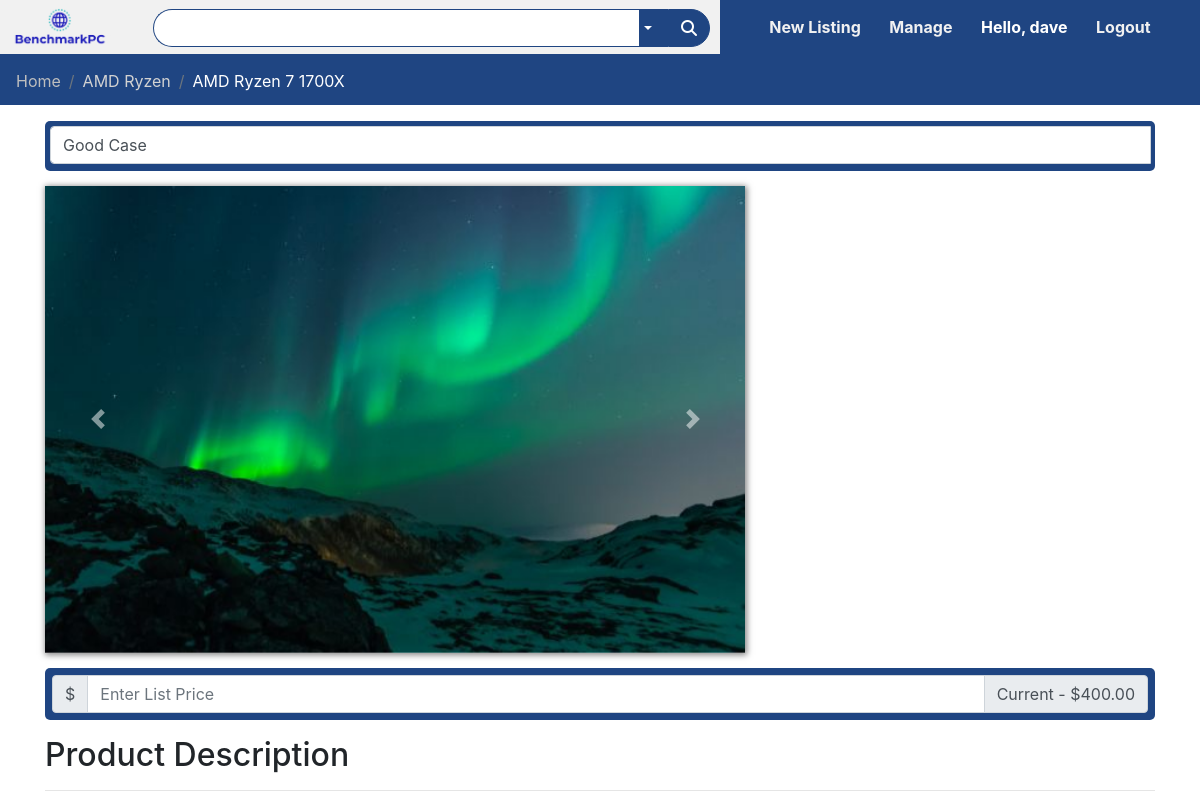
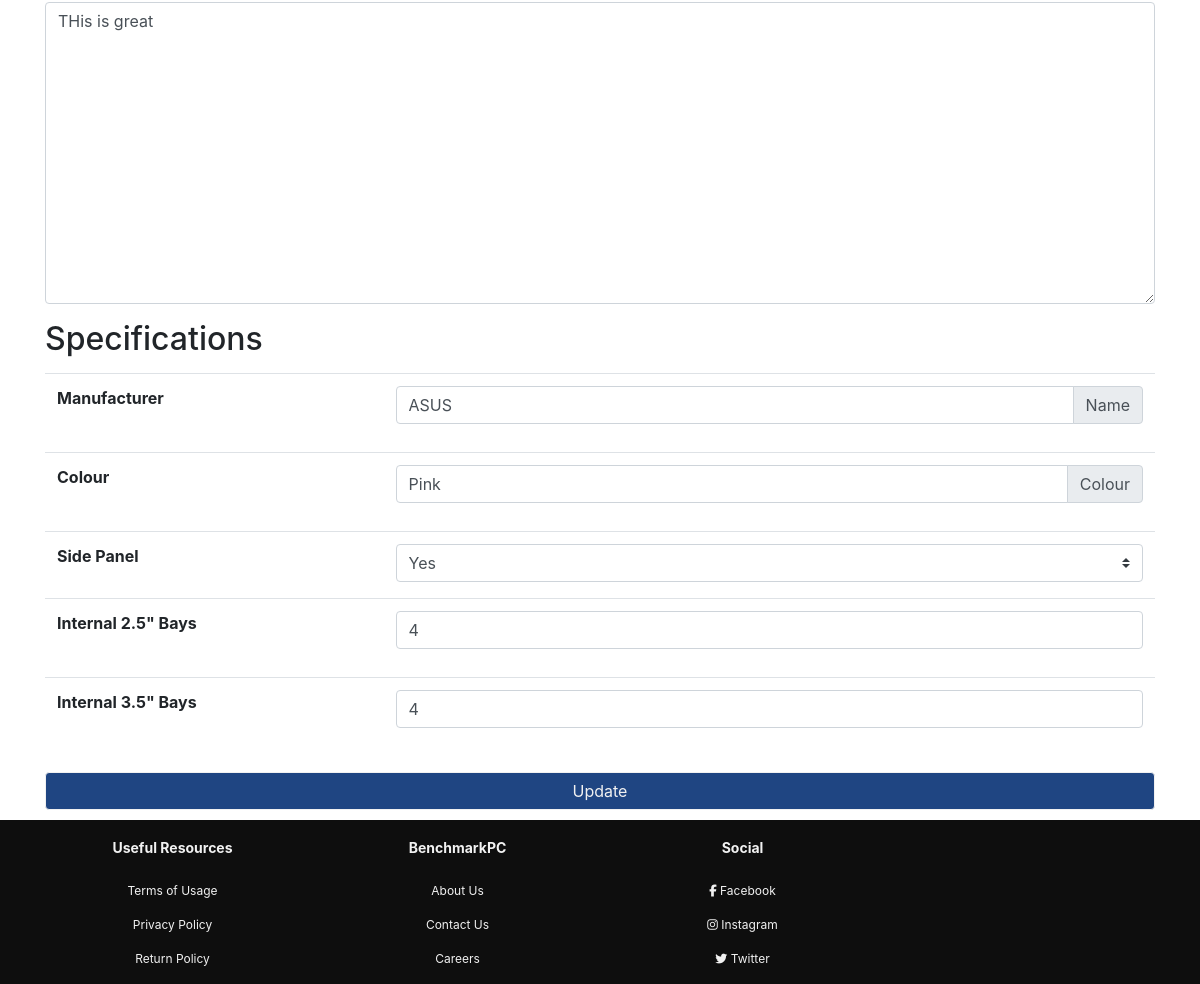
Page /manage/2 (signed in) on the earlier database version (2 pictures, top to bottom).
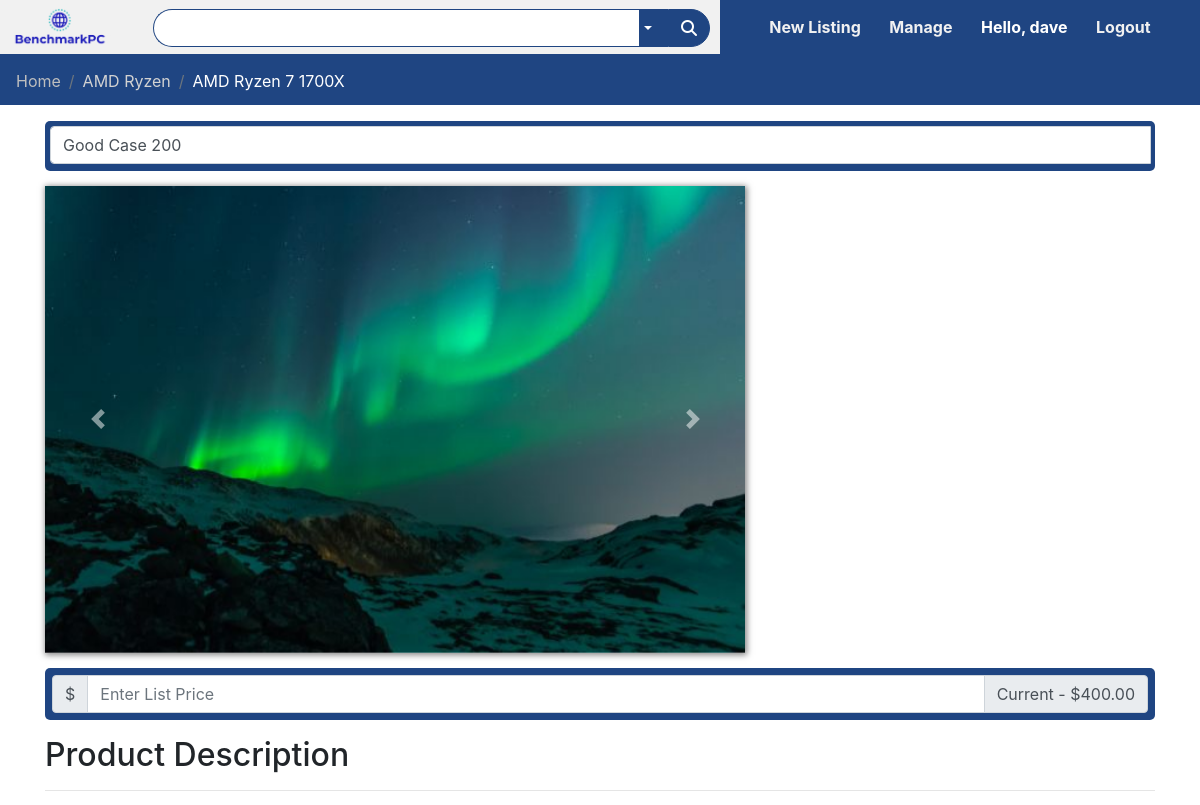
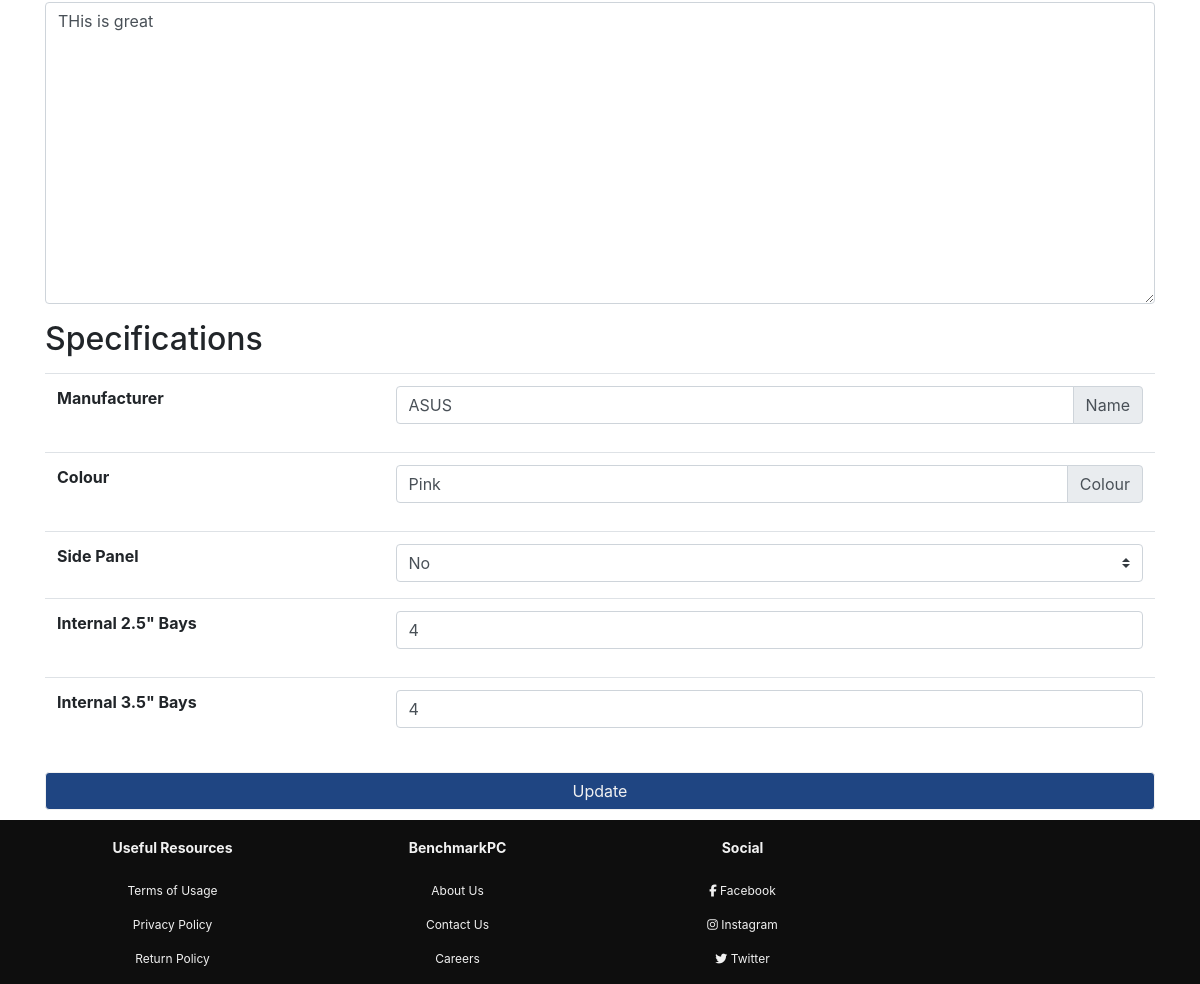
Same page on the later database version (2 pictures, top to bottom).
### bench/models.py (models this page shows)
class Listing(db.Model):
    id = db.Column(db.Integer, primary_key=True)
    ListingScore = db.Column(db.Integer, nullable=True)
    ListingState = db.Column(db.Integer, nullable=True, server_default="Open")
    ListingName = db.Column(db.String(80), unique=False, nullable=False)
    ListingPrice = db.Column(db.Numeric, unique=False, nullable=False)
    ListingType = db.Column(db.String(80), unique=False, nullable=False)
    ListingDescription = db.Column(
        db.String(80), unique=False, nullable=False, default="Empty")
    ListingTimeStamp = db.Column(
        db.DateTime, default=datetime.datetime.utcnow(), nullable=False)
    userId = db.Column(db.Integer, db.ForeignKey('user.id'))

class Case(db.Model):
    id = db.Column(db.Integer, primary_key=True)
    manufacturer = db.Column(db.String(80), nullable=False)
    colour = db.Column(db.String(80), nullable=True)
    sidePanel = db.Column(db.String(80), nullable=True)
    internal25Bays = db.Column(db.Integer, nullable=True)
    internal35Bays = db.Column(db.Integer, nullable=True)
    caseListing = db.Column(db.Integer, db.ForeignKey('listing.id'))

### bench/routes.py (the view)
@app.route('/manage/<id>',methods=['GET','POST'])
def manageListing(id):
    form = manageListingForm()
    if(request.method == "POST"):
        if('UpdateListing' in request.form):
            print("\n---Updating Listing---\n")
            UpdateListing(request,id)
            return redirect('/manage/' + id)
    else:
        title = "Managing Listing {0} | BenchmarkPC".format(id)
        print("Searching For Listing")
        listing = Listing.query.filter_by(id=id).first_or_404()
        if(listing.ListingState == 'Closed'):
            return redirect('/listing/' + id)
        listingBids = Bids.query.filter_by(bidListing=id)
        bidUsers = []
        listingBidsLists = []
        for i in listingBids:
            print(i)
            bidUsers.append(User.query.filter_by(id=i.bidUser).first())
            listingBidsLists.append(i)
        combinedList = [bidUsers, listingBidsLists]
        length = len(listingBidsLists)
        if current_user.is_anonymous:
            return redirect('/login')
        elif current_user.id != listing.userId:
            return redirect("/")
        image = Images.query.filter_by(ImageListing=listing.id)
        print("here")
        if(image.scalar() is not None):
            image =  "\\static\\Images\\" + image.first().ImageName
        else:
            image = r"\static\placeholder.png"
        print("here3")
        if(listing.ListingType == "Case"):
            case = Case.query.filter_by(caseListing=id).first_or_404()
            return render_template('manageListingTemplates/CaseHTML.html', title=title,
                bids=combinedList, length=length,listing=listing, case=case,form=form, image=image)
        elif(listing.ListingType == "CPU Cooler"):
            cooler = CPUCooler.query.filter_by(CPUCoolerListing=id).first()
            return render_template('manageListingTemplates/CPUCoolerHTML.html', title=title,
                bids=combinedList, length=length,listing=listing, cooler=cooler,form=form, image=image)
        elif(listing.ListingType == "CPU"):
            cpu = CPU.query.filter_by(CPUListing=id).first_or_404()
            print(cpu.Socket)
            print(cpu.Microarchitecture)
            return render_template('manageListingTemplates/CPUHTML.html', title=title,
                bids=combinedList, length=length,listing=listing, cpu=cpu,form=form, image=image)
        elif(listing.ListingType == 'Memory'):
            memory = Memory.query.filter_by(memoryListing=id).first_or_404()
            return render_template('manageListingTemplates/memoryHTML.html', title=title,
                bids=combinedList, length=length,listing=listing, memory=memory,form=form, image=image)
        elif(listing.ListingType == 'Graphics Card'):
            gpu = GPU.query.filter_by(GPUListing=id).first_or_404()
            return render_template('manageListingTemplates/GPUHTML.html', title=title,
                bids=combinedList, length=length,listing=listing, gpu=gpu,form=form, image=image)
        elif(listing.ListingType == 'Power Supply'):
            powerSupply = PowerSupply.query.filter_by(PowerSupplyListing=id).first_or_404()
            return render_template('manageListingTemplates/PowerSupplyHTML.html', title=title,
                bids=combinedList, length=length,listing=listing, powerSupply=powerSupply,form=form, image=image)
        elif(listing.ListingType == 'Motherboard'):
            motherboard = Motherboard.query.filter_by(MotherboardListing=id).first_or_404()
            return render_template('manageListingTemplates/MotherboardHTML.html', title=title,
                bids=combinedList, length=length,listing=listing, motherboard=motherboard,form=form, image=image)

### forms.py
class manageListingForm(FlaskForm):
    pass

### bench/models.py (called while the page is built)
@login_manager.user_loader
def load_user(id):
    return User.query.get(int(id))

### bench/templates/manageListingTemplates/CaseHTML.html
{% extends 'manageListingTemplates/manageListingTemplate.html' %}
{% block form %}
<tr>
    <th scope="row">Manufacturer</th>
    <td>
        <div class="input-group mb-3">
            <input value="{{ case.manufacturer }}" type="text" class="form-control" aria-label="Placeholder" aria-describedby="basic-addon2"
                form="ListingForm" placeholder="Enter Manufacturer Name..." name="Manufacturer">
            <div class="input-group-append">
                <span class="input-group-text" id="basic-addon2">Name</span>
            </div>
        </div>
    </td>
</tr>
<tr>
    <th scope="row">Colour</th>
    <td>
        <div class="input-group mb-3">
            <input value="{{ case.colour }}"" type="text" class="form-control" aria-label="Placeholder" aria-describedby="basic-addon2"
                form="ListingForm" placeholder="Enter Case Colour..." name="CaseColour">
            <div class="input-group-append">
                <span class="input-group-text" id="basic-addon2">Colour</span>
            </div>
        </div>
    </td>
</tr>
<tr>
    <th scope="row">Side Panel</th>
    <td>
        <div class="input-group mb-1">
            <select class="custom-select" id="inputGroupSelect02" form="ListingForm" name="SidePanel">
                <option value="Yes" {% if case.sidePanel == "Yes" %} selected="selected" {% endif %}>Yes</option>
                <option value="No" {% if case.sidePanel == "No" %} selected="selected" {% endif %}>No</option>
            </select>
        </div>
    </td>
</tr>
<tr>
    <th scope="row">Internal 2.5" Bays</th>
    <td>
        <div class="input-group mb-3">
            <input min="0" value="{{ case.internal25Bays }}" type="number" class="form-control" aria-label="Placeholder" aria-describedby="basic-addon2"
                form="ListingForm" placeholder="Enter Amount Of Bays..." name="2.5Bays">
        </div>
    </td>
</tr>
<tr>
    <th scope="row">Internal 3.5" Bays</th>
    <td>
        <div class="input-group mb-3">
            <input min="0" value="{{ case.internal35Bays }}"  type="number" class="form-control" aria-label="Placeholder" aria-describedby="basic-addon2"
                form="ListingForm" placeholder="Enter Amount Of Bays..." name="3.5Bays">
        </div>
    </td>
</tr>
{% endblock %}

### bench/templates/manageListingTemplates/manageListingTemplate.html (shortened to what the changed rows need)
{% extends 'base.html' %}
        {% block content %}
        <section class="listing-header">
            <div class="container">
                <div class="listing-header-box edit-product-box">
                    <div class="input-group mb-3">
                        <input type="text" class="form-control" form="ListingForm" name="ListingName" value="{{listing.ListingName}}" aria-label="Placeholder" aria-describedby="basic-addon2">
                    </div>
                </div>
            </div>
        </section>
        <section class="product-display">
            <div class="container">
                <div class="edit-price-box">
                    <div class="input-group mb-3 edit-price-input">
                        <div class="input-group-append">
                            <span class="input-group-text price-append">Current - ${{"{0:.2f}".format(listing.ListingPrice)}}</span>
                        </div>
                    </div>
                </div>
            </div>
        </section>
        <section class="description">
            <div class="container">
                <div class="body-header-box">
                    <h2>Product Description</h2>
                </div>
                <div class="edit-description-box">
                    <div class="form-horizontal">
                        <div class="form-group">
                            <textarea name="ListingDescription" form="ListingForm" class="form-control" rows="12" placeholder="Error: No Description Provided" required>{{listing.ListingDescription}}</textarea>
                        </div>
                    </div>
                </div>
            </div>
        </section>
        <section class="specifications">
            <div class="container">
                <div class="body-header-box">
                    <h2>Specifications</h2>
                </div>
                <div class="specifications-body-box">
                    <table class="table">
                        <tbody>
                            {% block form %}
                            {% endblock %}
                        </tbody>
                    </table>
                </div>
            </div>
        </section>
        {% endblock %}

Differences in the rows shown:
changed Listing "THis is great": ListingName "Good Case" → "Good Case 200"
changed Case "ASUS": SidePanel "Yes" → "No"
